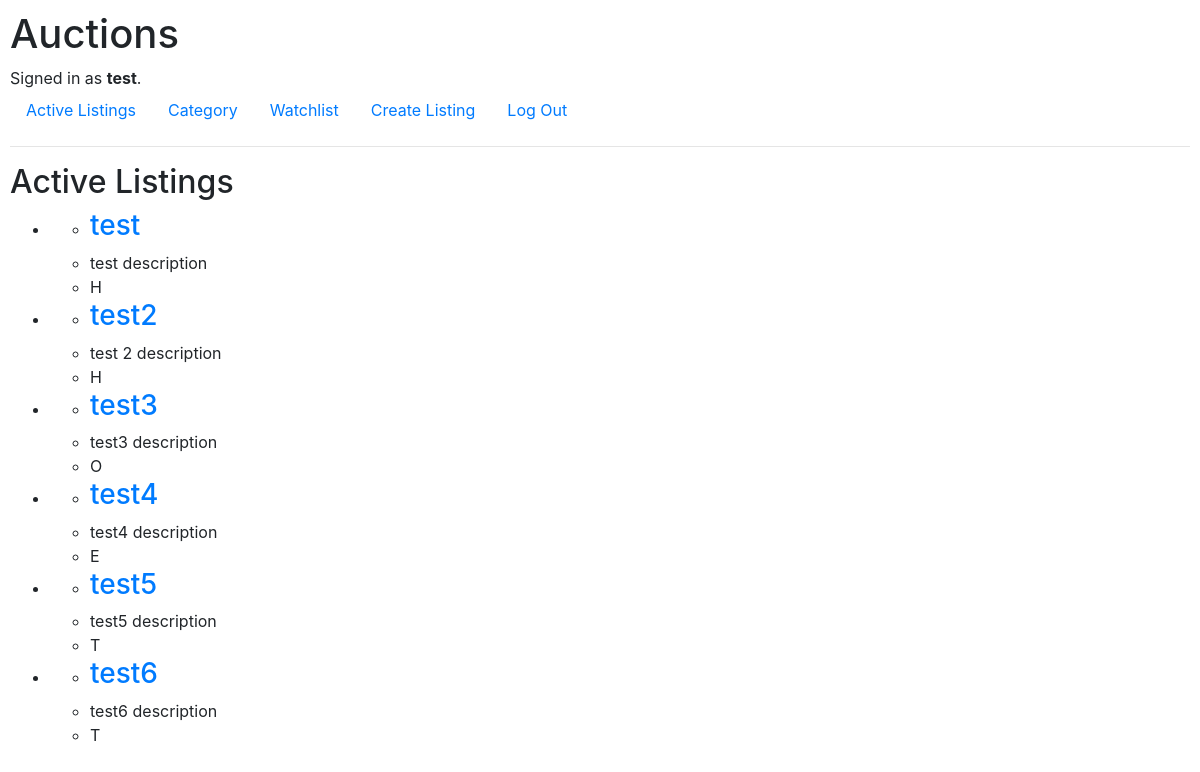
The page / (signed in) on the database its author committed.
### auctions/models.py (models this page shows)
class User(AbstractUser):
    pass

class Listing(models.Model):
    CATEGORIES = [
        ('H', 'Home'),
        ('F', 'Fashion'),
        ('T', 'Toys'),
        ('E', 'Electronics'),
        ('O', 'Other')
    ]
    title = models.CharField(max_length=64)
    description = models.TextField()
    category = models.CharField(max_length=1, choices=CATEGORIES)
    watching = models.ManyToManyField(User,related_name='listings')

### auctions/views.py (the view)
# urls.py: path("", views.index, name="index"),
def index(request):
    listings = Listing.objects.all()
    return render(request, "auctions/index.html", {
        "listings": listings
    })

### auctions/templates/auctions/index.html
{% extends "auctions/layout.html" %}
{% block body %}
    <h2>Active Listings</h2>
    <ul>
        {% for listing in listings %}
        <li>
            <ul>
                <li><a href="{% url 'listing_page' listing.id %}"><h3>{{listing.title}}</h3></a></li>
                <li>{{listing.description}}</li>
                <li>{{listing.category}}</li>
            </ul>
        </li>
        {% endfor %}
    </ul>
{% endblock %}

### auctions/templates/auctions/layout.html (shortened to what this page needs)
{% load static %}
<!DOCTYPE html>
<html lang="en">
    <head>
        <link rel="stylesheet" href="https://stackpath.bootstrapcdn.com/bootstrap/4.4.1/css/bootstrap.min.css">
        <link href="{% static 'auctions/styles.css' %}" rel="stylesheet">
    </head>
    <body>
        <h1>Auctions</h1>
        <div>
            {% if user.is_authenticated %}
                Signed in as <strong>{{ user.username }}</strong>.
            {% else %}
                Not signed in.
            {% endif %}
        </div>
        <ul class="nav">
            <li class="nav-item">
                <a class="nav-link" href="{% url 'index' %}">Active Listings</a>
            </li>
            <li class="nav-item">
                <a class="nav-link" href="{% url 'category' %}">Category</a>
            </li>
            {% if user.is_authenticated %}
                <li class="nav-item">
                    <a class="nav-link" href="{% url 'watchlist' %}">Watchlist</a>
                </li>
                <li class="nav-item">
                    <a class="nav-link" href="{% url 'listing' %}">Create Listing</a>
                </li>
                <li class="nav-item">
                    <a class="nav-link" href="{% url 'logout' %}">Log Out</a>
                </li>
            {% endif %}
        </ul>
        <hr>
        {% block body %}
        {% endblock %}
    </body>
</html>

### auctions/static/auctions/styles.css (style rules this page uses)
body { padding: 10px; }

### rows shown on the page
User: username "test"
Listing: title "test", description "test description", category "H"
Listing: title "test2", description "test 2 description", category "H"
Listing: title "test3", description "test3 description", category "O"
Listing: title "test4", description "test4 description", category "E"
Listing: title "test5", description "test5 description", category "T"
Listing: title "test6", description "test6 description", category "T"
